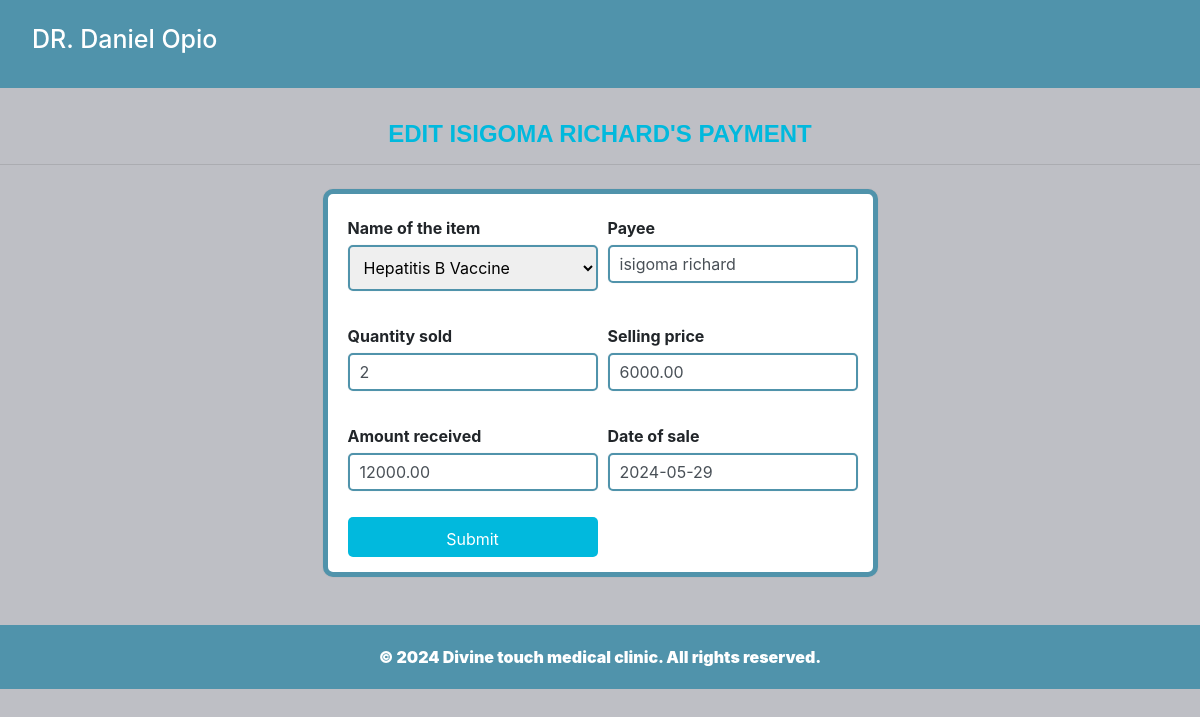
The page /itemedit/1/ on the database its author committed.
### pharmacyapp/models.py (models this page shows, shortened)
class Salerecord(models.Model):
    name_of_the_item = models.ForeignKey(Divine, on_delete=models.CASCADE ,blank=True)
    payee = models.CharField(max_length=100 , null=True,blank=True)
    quantity_sold = models.IntegerField(default=0, null=True, blank=True)
    Selling_price= models.DecimalField(max_digits=10, decimal_places=2, default=0, null=True, blank=True)
    amount_received = models.DecimalField(max_digits=10, decimal_places=2, default=0, null=True, blank=True)
    date_of_sale = models.DateField(default=timezone.now,null=True,blank=True)
    unit_price = models.DecimalField(max_digits=10, decimal_places=2, default=0, null=True, blank=True)
    amount_due = models.DecimalField(max_digits=10, decimal_places=2, default=0, null=True, blank=True)

### pharmacyapp/views.py (the view)
# urls.py: path('itemedit/<str:pk>/', views.itemedit, name='itemedit'),
def itemedit(request,pk):
    item =get_object_or_404(Salerecord, id=pk)
    if request.method == 'POST':
        form=Sellforms(request.POST,instance=item)
        if form.is_valid():
            form.save()
            print(form)
            return redirect('all_sales')
    else:
        form=Sellforms(instance=item)
    return render(request,'pharmacyapp/itemedit.html',{'form':form, 'item':item})

### pharmacyapp/forms.py
class Sellforms( forms.ModelForm):
    class Meta:
        model = Salerecord
        fields =['name_of_the_item','payee','quantity_sold', 'Selling_price','amount_received','date_of_sale']

### pharmacyapp/models.py (called while the page is built)
    def __str__(self):
        return self.item_name

### pharmacyapp/templates/pharmacyapp/itemedit.html (shortened to what this page needs)
{% extends 'pharmacyapp/base.html'%}
{% load crispy_forms_tags %}
{% load static %}
{% block content %}
<h4 style="text-transform:uppercase"> EDIT  {{item.payee }}'s Payment</h4><hr>
<div class="container">
    <form method="POST" class="sitter-form">
        {{ form | crispy }}
        <button type="submit" class="btn btn-primary" >Submit</button>
    </form>
</div>
{% endblock %}

### pharmacyapp/templates/pharmacyapp/base.html (style rules this page uses)
body { background-color: #bebfc5; }

### pharmacyapp/templates/pharmacyapp/itemedit.html (style rules this page uses)
.sitter-form { display: grid; grid-template-columns: repeat(2, 1fr); gap: 10px; max-width: 50%; margin: auto; border-radius: 5px; margin-bottom: 30px; border-radius: 10px; padding-left: 20px; padding-bottom: 15px; padding-top: 15px; padding-right: 15px; background-color:white; border: 5px solid #5093ab; box-shadow: 0 0 0.1rem rgba(0, 0, 0, 0.1); transition: border-color 0.3s, box-shadow 0.3s; margin-top: 24px; }
h4 { color: #01b9dd; text-align: center; font-family: sans-serif; font-weight: bolder; margin-top:2rem; }
input[type="text"], input[type="number"], input[type="date"], select { border: 2px solid #5093ab; box-shadow: 0 0 0.1rem rgba(0, 0, 0, 0.1); transition: border-color 0.3s, box-shadow 0.3s; padding: 10px; border-radius: 5px; width: 100%; max-width: 100%; }
select[name="Customers_name"] ,select[name="name_of_the_item"],select[name="status"] { border: 2px solid #5093ab; box-shadow: 0 0 0.1rem rgba(0, 0, 0, 0.1); transition: border-color 0.3s, box-shadow 0.3s; }
label { font-weight: bold; margin-top: 7px; margin-bottom:5px ; }
button[type="submit"] { background-color: #01b9dd; color: white; border: none; border-radius: 5px; font-size: 16px; cursor: pointer; max-width: 100%; height: 40px; padding: 10px; transition: background-color 0.8s, color 0.7s; }

### rows shown on the page
Salerecord: payee "ISIGOMA RICHARD", name_of_the_item "Hepatitis B Vaccine", payee "isigoma richard", quantity_sold "2", Selling_price "6000.00", amount_received "12000.00", date_of_sale "2024-05-29"
